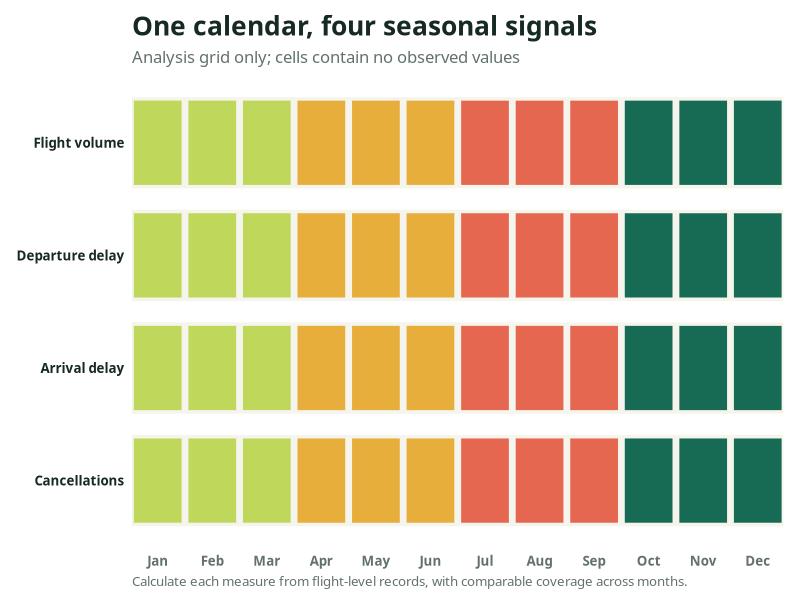
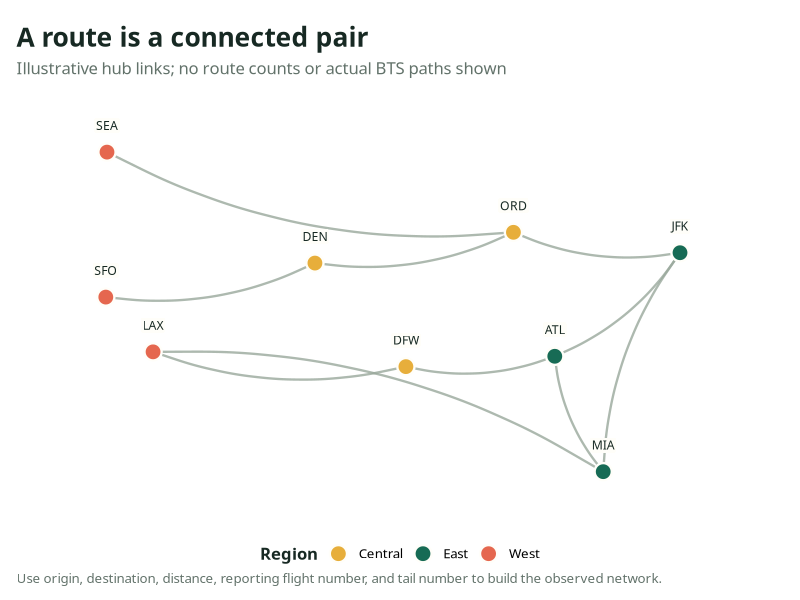
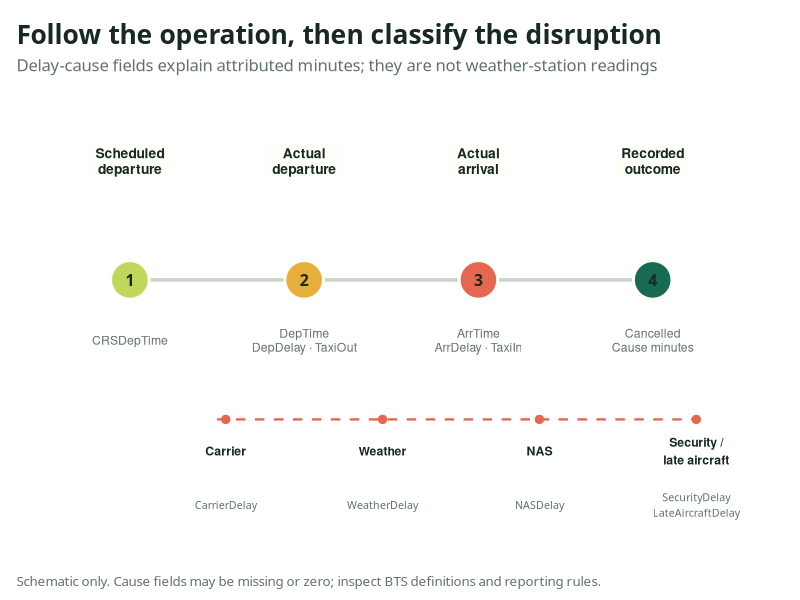

Here is the R script that generated these plots, in order:
## ---- chunk 1
library(ggplot2)

season_grid <- expand.grid(
  month = 1:12,
  measure = c("Flight volume", "Departure delay", "Arrival delay", "Cancellations")
)
season_grid$measure <- factor(
  season_grid$measure,
  levels = rev(c("Flight volume", "Departure delay", "Arrival delay", "Cancellations"))
)
season_grid$quarter <- factor((season_grid$month - 1) %/% 3 + 1)

 ggplot(season_grid, aes(x = month, y = measure, fill = quarter)) +
  geom_tile(width = 0.94, height = 0.78, color = "#f5f4ed", linewidth = 1.2) +
  scale_x_continuous(breaks = 1:12, labels = month.abb, expand = c(0, 0)) +
  scale_fill_manual(values = c("1" = "#bfd75a", "2" = "#e7ae3b", "3" = "#e5674f", "4" = "#176b55"), name = "Quarter") +
  labs(
    title = "One calendar, four seasonal signals",
    subtitle = "Analysis grid only; cells contain no observed values",
    x = NULL, y = NULL,
    caption = "Calculate each measure from flight-level records, with comparable coverage across months."
  ) +
  theme_minimal(base_family = "DM Sans", base_size = 12) +
  theme(
    panel.grid = element_blank(),
    axis.text.y = element_text(color = "#172923", face = "bold"),
    axis.text.x = element_text(color = "#62726a", face = "bold"),
    plot.title = element_text(family = "Playfair Display", face = "bold", size = 19, color = "#172923"),
    plot.subtitle = element_text(color = "#62726a"),
    plot.caption = element_text(color = "#62726a", hjust = 0),
    legend.position = "none",
    plot.margin = margin(12, 12, 8, 12)
  )
## ---- chunk 2
airports <- data.frame(
  code = c("SEA", "SFO", "LAX", "DEN", "DFW", "ORD", "ATL", "JFK", "MIA"),
  lon = c(-122.3, -122.4, -118.4, -104.7, -97.0, -87.9, -84.4, -73.8, -80.3),
  lat = c(47.4, 37.6, 33.9, 39.9, 32.9, 41.98, 33.6, 40.6, 25.8),
  region = c("West", "West", "West", "Central", "Central", "Central", "East", "East", "East")
)
route_pairs <- data.frame(
  from = c("SEA", "SFO", "LAX", "DEN", "DFW", "ORD", "ATL", "JFK", "ATL", "MIA"),
  to   = c("ORD", "DEN", "DFW", "ORD", "ATL", "JFK", "JFK", "MIA", "MIA", "LAX")
)
route_links <- merge(route_pairs, airports, by.x = "from", by.y = "code")
names(route_links)[names(route_links) == "lon"] <- "x"
names(route_links)[names(route_links) == "lat"] <- "y"
route_links <- merge(route_links, airports, by.x = "to", by.y = "code")
names(route_links)[names(route_links) == "lon"] <- "xend"
names(route_links)[names(route_links) == "lat"] <- "yend"

 ggplot() +
  geom_curve(
    data = route_links,
    aes(x = x, y = y, xend = xend, yend = yend),
    curvature = 0.16, color = "#98a79b", alpha = 0.8, linewidth = 0.8
  ) +
  geom_point(data = airports, aes(lon, lat, fill = region), shape = 21, size = 5, color = "#fffef9", stroke = 1.2) +
  geom_label(data = airports, aes(lon, lat, label = code), nudge_y = 1.8, size = 3.1,
             label.size = 0, label.padding = unit(0.12, "lines"), fill = "#fffef9", color = "#172923", family = "DM Mono") +
  scale_fill_manual(values = c("West" = "#e5674f", "Central" = "#e7ae3b", "East" = "#176b55"), name = "Region") +
  coord_quickmap(xlim = c(-127, -68), ylim = c(23, 51)) +
  labs(
    title = "A route is a connected pair",
    subtitle = "Illustrative hub links; no route counts or actual BTS paths shown",
    x = NULL, y = NULL,
    caption = "Use origin, destination, distance, reporting flight number, and tail number to build the observed network."
  ) +
  theme_void(base_family = "DM Sans", base_size = 12) +
  theme(
    plot.title = element_text(family = "Playfair Display", face = "bold", size = 19, color = "#172923"),
    plot.subtitle = element_text(color = "#62726a"),
    plot.caption = element_text(color = "#62726a", hjust = 0),
    legend.position = "bottom",
    legend.title = element_text(color = "#172923", face = "bold"),
    plot.margin = margin(12, 12, 8, 12)
  )
## ---- chunk 3
operation_steps <- data.frame(
  x = c(1, 2, 3, 4),
  label = c("Scheduled\ndeparture", "Actual\ndeparture", "Actual\narrival", "Recorded\noutcome"),
  detail = c("CRSDepTime", "DepTime\nDepDelay · TaxiOut", "ArrTime\nArrDelay · TaxiIn", "Cancelled\nCause minutes")
)
operation_causes <- data.frame(
  x = c(1.55, 2.45, 3.35, 4.25),
  y = rep(0.12, 4),
  label = c("Carrier", "Weather", "NAS", "Security /\nlate aircraft"),
  field = c("CarrierDelay", "WeatherDelay", "NASDelay", "SecurityDelay\nLateAircraftDelay")
)

 ggplot() +
  geom_segment(aes(x = 1, y = 1, xend = 4, yend = 1), color = "#cbd4c8", linewidth = 1.2) +
  geom_point(data = operation_steps, aes(x, 1, fill = factor(x)), shape = 21, size = 12, color = "#fffef9", stroke = 1.5) +
  geom_text(data = operation_steps, aes(x, 1, label = x), color = "#172923", size = 4, family = "DM Mono", fontface = "bold") +
  geom_label(data = operation_steps, aes(x, 1.75, label = label), fill = "#fffef9", color = "#172923", label.size = 0,
             size = 3.5, fontface = "bold", lineheight = 0.95) +
  geom_text(data = operation_steps, aes(x, 0.62, label = detail), color = "#62726a", size = 3.1, lineheight = 0.95) +
  geom_segment(aes(x = 1.5, y = 0.12, xend = 4.3, yend = 0.12), color = "#e5674f", linewidth = 0.8, linetype = "dashed") +
  geom_point(data = operation_causes, aes(x, y), color = "#e5674f", size = 2.5) +
  geom_text(data = operation_causes, aes(x, y = -0.08, label = label), color = "#172923", size = 3.1, fontface = "bold") +
  geom_text(data = operation_causes, aes(x, y = -0.42, label = field), color = "#62726a", size = 2.7, family = "DM Mono") +
  scale_fill_manual(values = c("1" = "#bfd75a", "2" = "#e7ae3b", "3" = "#e5674f", "4" = "#176b55"), guide = "none") +
  scale_x_continuous(limits = c(0.55, 4.55), breaks = NULL) +
  scale_y_continuous(limits = c(-0.68, 2.15), breaks = NULL) +
  labs(
    title = "Follow the operation, then classify the disruption",
    subtitle = "Delay-cause fields explain attributed minutes; they are not weather-station readings",
    x = NULL, y = NULL,
    caption = "Schematic only. Cause fields may be missing or zero; inspect BTS definitions and reporting rules."
  ) +
  theme_void(base_family = "DM Sans", base_size = 12) +
  theme(
    plot.title = element_text(family = "Playfair Display", face = "bold", size = 19, color = "#172923"),
    plot.subtitle = element_text(color = "#62726a"),
    plot.caption = element_text(color = "#62726a", hjust = 0),
    plot.margin = margin(12, 12, 8, 12)
  )
